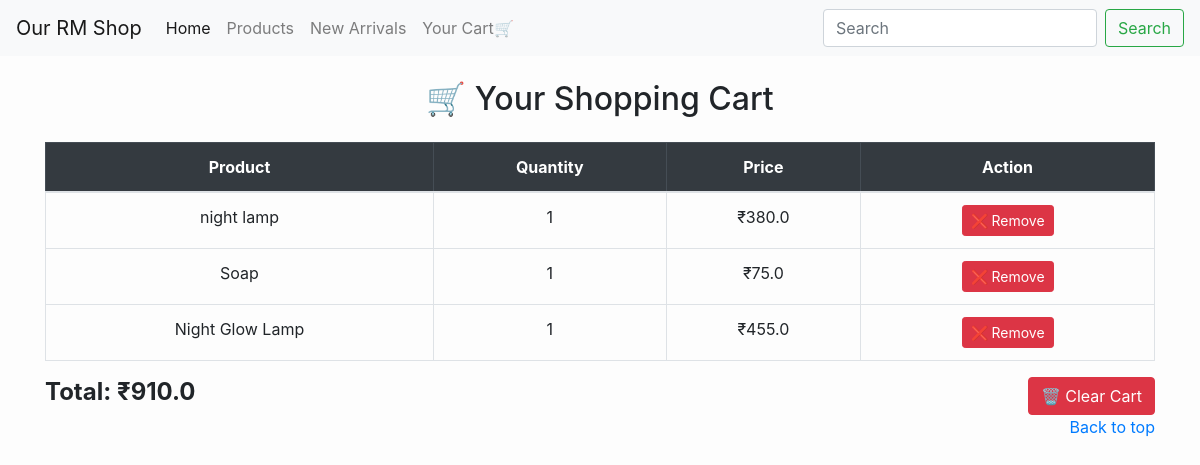
The page /products/cart/ (signed in) on the database its author committed.
### products/models.py (models this page shows)
class CartItem(models.Model):
    cart = models.ForeignKey(Cart, on_delete=models.CASCADE, related_name="items")
    product = models.ForeignKey(Product, on_delete=models.CASCADE)
    quantity = models.PositiveIntegerField(default=1)
    def total_price(self):
        return self.product.price * self.quantity

class Product(models.Model):
    name = models.CharField(max_length=255)
    price = models.FloatField()
    stock = models.IntegerField()
    image_url = models.CharField(max_length=2083)
    category = models.CharField(max_length=100, null=True, blank=True)
    brand = models.CharField(max_length=100, null=True, blank=True)
    description = models.TextField(null=True, blank=True)
    sku = models.CharField(max_length=50, unique=True, null=True, blank=True)  # Example
    is_active = models.BooleanField(default=True)

### products/views.py (the view)
# urls.py: path('cart/', cart_view, name='cart'),
@login_required
def cart_view(request):
    try:
        cart = Cart.objects.get(user=request.user)
        cart_items = CartItem.objects.filter(cart=cart)  # Use cart__user instead of user
        total_price = sum(item.total_price() for item in cart_items)
    except Cart.DoesNotExist:
        cart_items = []
        total_price = 0
    return render(request, 'cart.html', {'cart_items': cart_items, 'total_price': total_price})

### products/templates/cart.html
{% extends 'base.html' %}
{% block content %}
<div class="container mt-4">
    <h2 class="text-center mb-4">🛒 Your Shopping Cart</h2>
    {% if cart_items %}
        <table class="table table-bordered text-center">
            <thead class="table-dark">
                <tr>
                    <th>Product</th>
                    <th>Quantity</th>
                    <th>Price</th>
                    <th>Action</th>
                </tr>
            </thead>
            <tbody>
                {% for item in cart_items %}
                <tr>
                    <td>{{ item.product.name }}</td>
                    <td>{{ item.quantity }}</td>
                    <td>₹{{ item.total_price }}</td>
                    <td>
                        <a href="{% url 'products:remove_from_cart' item.id %}" class="btn btn-sm btn-danger">
                            ❌ Remove
                        </a>
                    </td>
                </tr>
                {% endfor %}
            </tbody>
        </table>
        <div class="d-flex justify-content-between align-items-center mt-3">
            <h4><strong>Total: ₹{{ total_price }}</strong></h4>
            <a href="{% url 'products:clear_cart' %}" class="btn btn-danger">🗑️ Clear Cart</a>
        </div>
    {% else %}
        <div class="text-center">
            <h4>Your cart is empty! 🛍️</h4>
            <p>Looks like you haven’t added anything yet.</p>
            <a href="{% url 'products:index' %}" class="btn btn-primary">🛒 Continue Shopping</a>
        </div>
    {% endif %}
</div>
{% endblock %}

### rows shown on the page
CartItem: product.name "night lamp", quantity "1", total_price "380.0"
CartItem: product.name "Soap", quantity "1", total_price "75.0"
CartItem: product.name "Night Glow Lamp", quantity "1", total_price "455.0"

### other values the page prints
{{ total_price }} "910.0"
